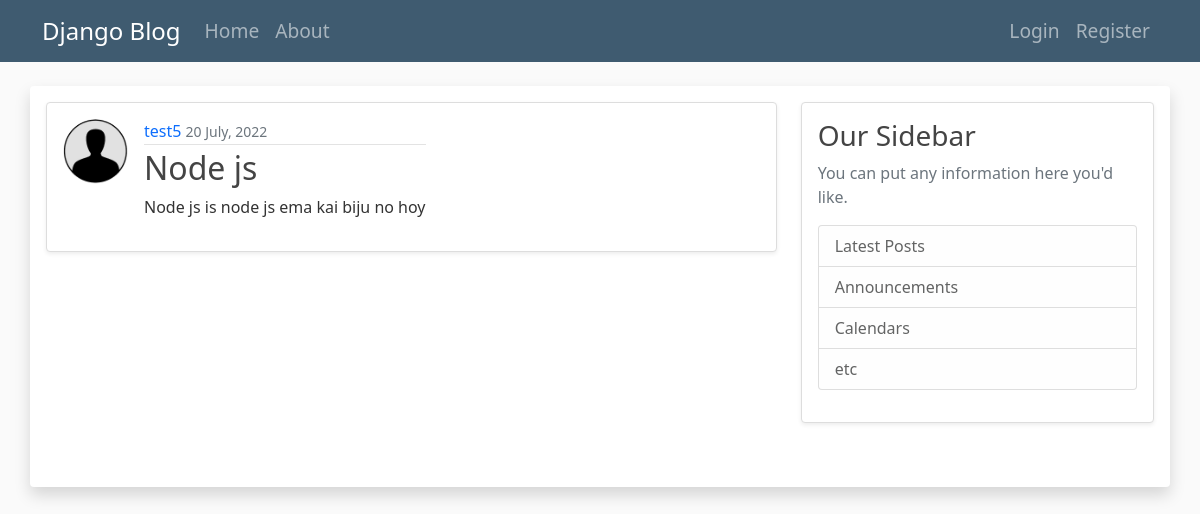
The app's page /post/36/ with its own data.
### blog/models.py (models this page shows, shortened)
class Post(models.Model):
    title = models.CharField(max_length=100)
    content = models.TextField()
    date_posted = models.DateTimeField(default=timezone.now)
    author = models.ForeignKey(User, on_delete=CASCADE)

### users/models.py (models this page shows, shortened)
class Profile(models.Model):
    user = models.OneToOneField(User, on_delete=models.CASCADE)
    image = models.ImageField(default='default.jpg', upload_to='profile_pics')

### blog/views.py (the view)
# urls.py: path('post/<int:pk>/', PostDetailView.as_view(), name='post-detail'),
class PostDetailView(DetailView):
    model = Post

### blog/templates/blog/post_detail.html (shortened to what this page needs)
{% extends "blog/base.html" %}
{% block content %}
    <article class="media content-section shadow-sm p-3 mb-5 bg-body rounded d-flex">
        <img class="rounded-circle article-img" src="{{object.author.profile.image.url}}">
        <div class="media-body">
        <div class="article-metadata d-flex">
            <span>
                <a class="mr-2" href="{% url 'user-post' post.author.username %}">{{ object.author }}</a>
                <small class="text-muted">{{ object.date_posted|date:"d F, Y" }}</small>
            </span>
        </div>
        <h2 class="article-title">{{ object.title }}</h2>
        <p class="article-content">{{ object.content }}</p>
        </div>
    </article>
{% endblock content %}

### blog/templates/blog/base.html (shortened to what this page needs)
{% load static %}
<!DOCTYPE html>
<html lang="en">
<head>
    <link href="https://cdn.jsdelivr.net/npm/bootstrap@5.1.3/dist/css/bootstrap.min.css" rel="stylesheet">
    <link rel="stylesheet" href="{% static 'blog/main.css' %}">
</head>
<body>
    <header>
        <nav id="navbar_top" class="navbar navbar-expand-lg navbar-dark bg-steel ">
            <div class="container big-size">
              <a class="navbar-brand big-size-brand" href="{% url 'blog-home' %}">Django Blog</a>
              <div class="collapse navbar-collapse" id="navbarSupportedContent">
                <ul class="navbar-nav me-auto mb-2 mb-lg-0">
                  <li class="nav-item">
                    <a class="nav-link" aria-current="page" href="{% url 'blog-home' %}">Home</a>
                  </li>
                  <li class="nav-item">
                    <a class="nav-link" href="{% url 'blog-about' %}">About</a>
                  </li>
                </ul>
                <div class="d-flex">
                    <ul class="navbar-nav me-auto mb-2 mb-lg-0">
                      {% if user.is_authenticated %}
                        <li class="nav-item">
                          <a class="nav-link" aria-current="page" href="{% url 'post-create' %}">New Post</a>
                        </li>
                        <li class="nav-item">
                          <a class="nav-link" aria-current="page" href="{% url 'profile' %}">Profile</a>
                        </li>
                        <li class="nav-item">
                          <a class="nav-link" aria-current="page" href="{% url 'logout' %}">Logout</a>
                        </li>
                      {% else %}
                        <li class="nav-item">
                          <a class="nav-link" aria-current="page" href="{% url 'login' %}">Login</a>
                        </li>
                        <li class="nav-item">
                          <a class="nav-link" href="{% url 'register' %}">Register</a>
                        </li>
                      {% endif %}
                    </ul>
                </div>
              </div>
            </div>
          </nav>
    </header>
    <div class="container-sm my-4 shadow p-3 mb-5 bg-body rounded">
        <div class="row">
            <div class="col-md-8">
            {% block content %}{% endblock %}
            </div>
            <div class="col-md-4">
              <div class="content-section shadow-sm p-3 mb-5 bg-body rounded">
                <h3>Our Sidebar</h3>
                <p class='text-muted'>You can put any information here you'd like.
                <ul class="list-group">
                    <li class="list-group-item list-group-item-light">Latest Posts</li>
                    <li class="list-group-item list-group-item-light">Announcements</li>
                    <li class="list-group-item list-group-item-light">Calendars</li>
                    <li class="list-group-item list-group-item-light">etc</li>
                </ul>
                </p>
              </div>
            </div>
        </div>
    </div>
</body>
</html>

### blog/static/blog/main.css (style rules this page uses)
body { background: #fafafa; color: #333333; }
h1, h2, h3, h4, h5, h6 { color: #444444; }
ul { margin: 0; }
.bg-steel { background-color: #3f5b70; }
.content-section { background: #ffffff; padding: 10px 20px; border: 1px solid #dddddd; border-radius: 3px; margin-bottom: 20px; }
.article-title { color: #444444; text-decoration: none; }
.article-content { white-space: pre-line; }
.article-img { height: 65px; width: 65px; margin-right: 16px; }
.article-metadata { padding-bottom: 1px; margin-bottom: 4px; border-bottom: 1px solid #e3e3e3; }
.article-metadata a { font-weight: 500; text-decoration: none; }
.big-size { font-size: 1.2rem; }
.big-size-brand { font-size: 1.5rem; font-weight: 400; }

### records on screen
Post: author.profile.image (placeholder picture), author "test5", date_posted "20 July, 2022", title "Node js", content "Node js is node js ema kai biju no hoy"
